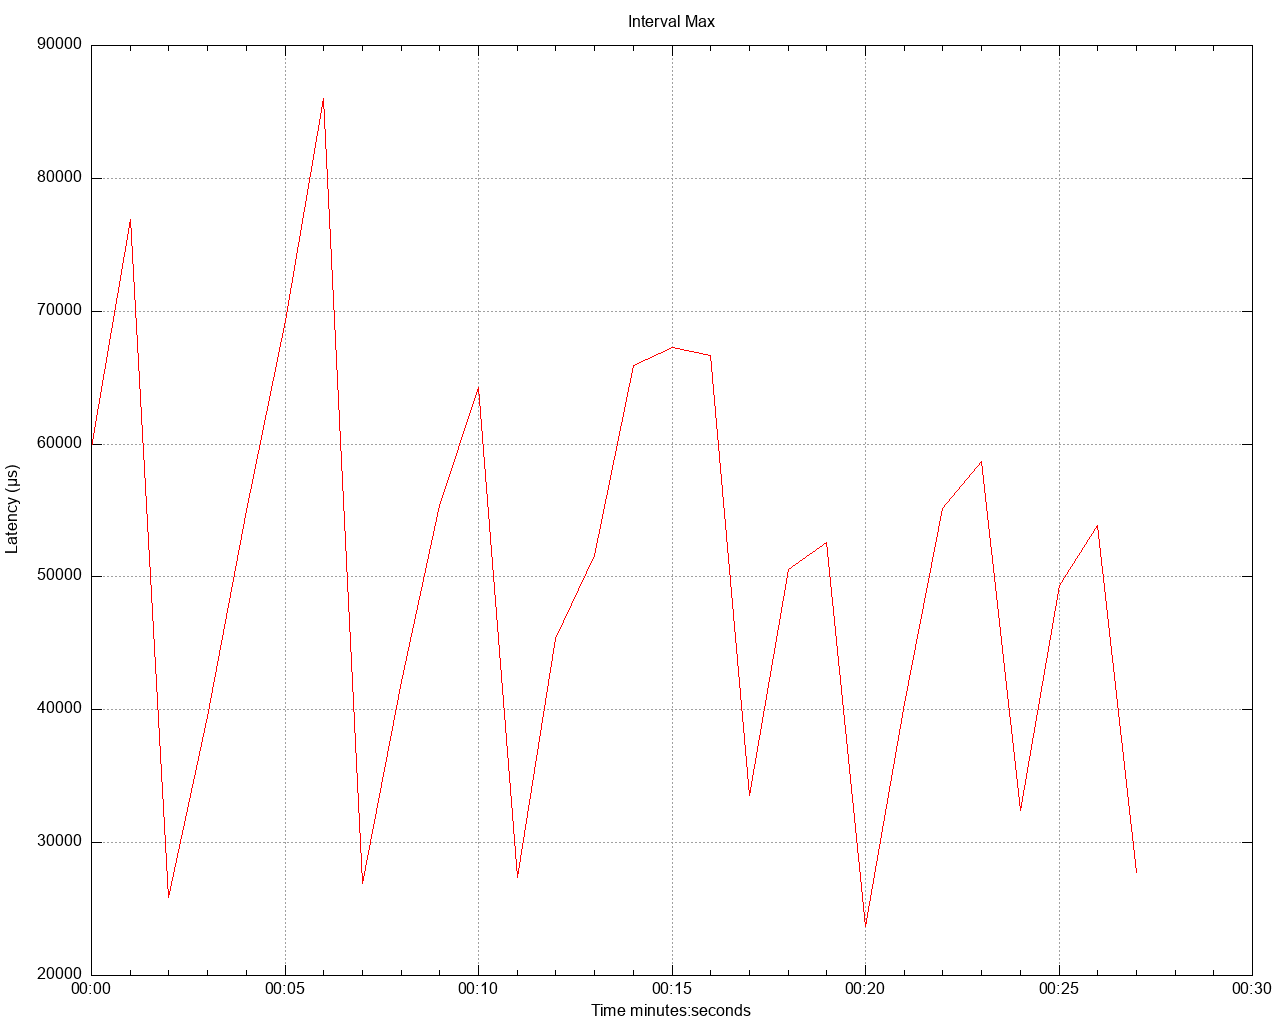

Write gnuplot code to recreate this figure.
set title 'Interval Max' noenhanced
set style data lines
set datafile separator ","
set terminal png size 1280,1024
set grid
set key below
set xdata time
set timefmt "%s"
offset = 0
t0(x)=(offset=($0==0) ? x : offset, x - offset)
set xlabel 'Time minutes:seconds'
set ylabel 'Latency (μs)'
set output '/Users/gbarnett/git/hazelcast-simulator/atomiclong-3node-member/atomicreference/latency/latency_interval_max_eightKbWrite.png'
plot \
   '/Users/gbarnett/git/hazelcast-simulator/atomiclong-3node-member/atomicreference/data/latency_interval_max_eightKbWrite_1.data' using (t0(timecolumn(1))):2 title "" lt rgb "red", \
